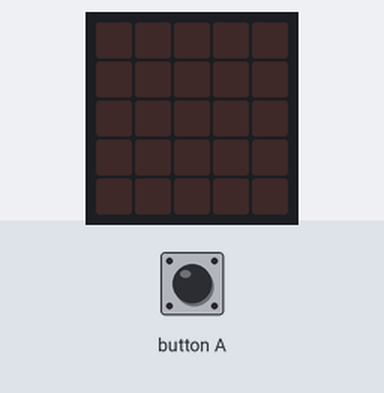
Simulated run of this program. Board: BBC micro:bit (MakeCode). On the bench: the board's 5×5 LED display. The inputs (shaded band) are chosen by the test bench.

Above: at 1.2 s.
1.3 s: button A pressed for 0.15 s
At 5.45 s:
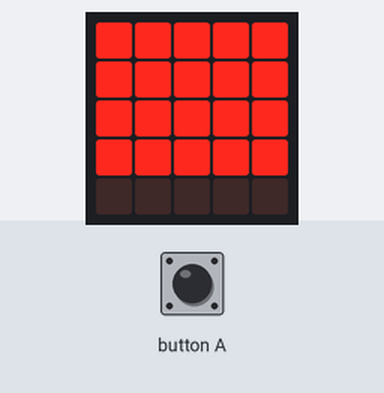
At 7.6 s:
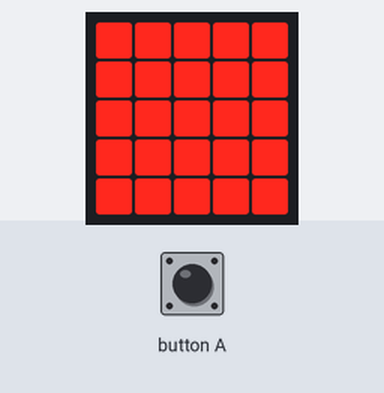
Timing chart, 0 to 9.1 s (numbered marks = the images above; inputs shaded):
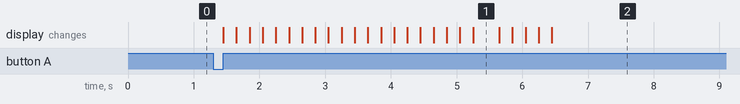

Measured:
- after the input at 1.3 s, the display: first changes after 0.15 s (image 1 shows a later state)
- what the display in image 1 shows lasts 0.4 s, from 5.3 s to 5.7 s

The program:

main.ts
```typescript
let yeunglikhang = 0
let x_man = 0
input.onButtonPressed(Button.A, function () {
    yeunglikhang = -1
    x_man = -1
    for (let index = 0; index < 2; index++) {
        x_man = -1
        yeunglikhang += 1
        for (let index = 0; index < 5; index++) {
            x_man += 1
            led.plot(x_man, yeunglikhang)
            basic.pause(200)
        }
        yeunglikhang += 1
        for (let index = 0; index < 5; index++) {
            led.plot(x_man, yeunglikhang)
            x_man += -1
            basic.pause(200)
        }
    }
    yeunglikhang += 1
    for (let index = 0; index < 6; index++) {
        led.plot(x_man, yeunglikhang)
        x_man += 1
        basic.pause(200)
    }
})
basic.forever(function () {

})
```

test.ts
```typescript
// 在這裡測試；當此封包作為擴充功能時，將不會編譯此內容。
```
